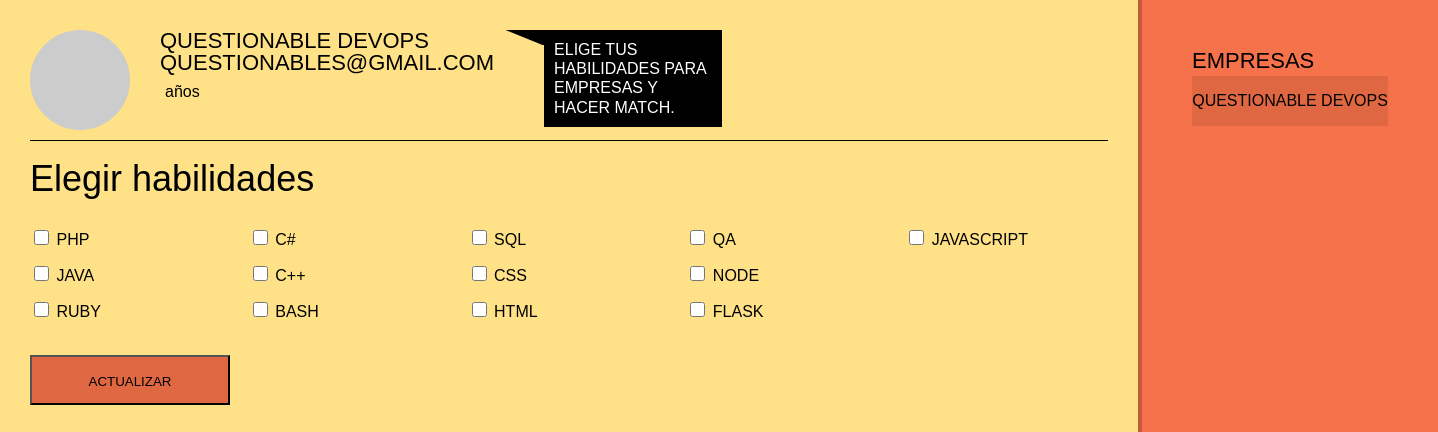
Before: /user/dashboard (signed in) with the older database file.
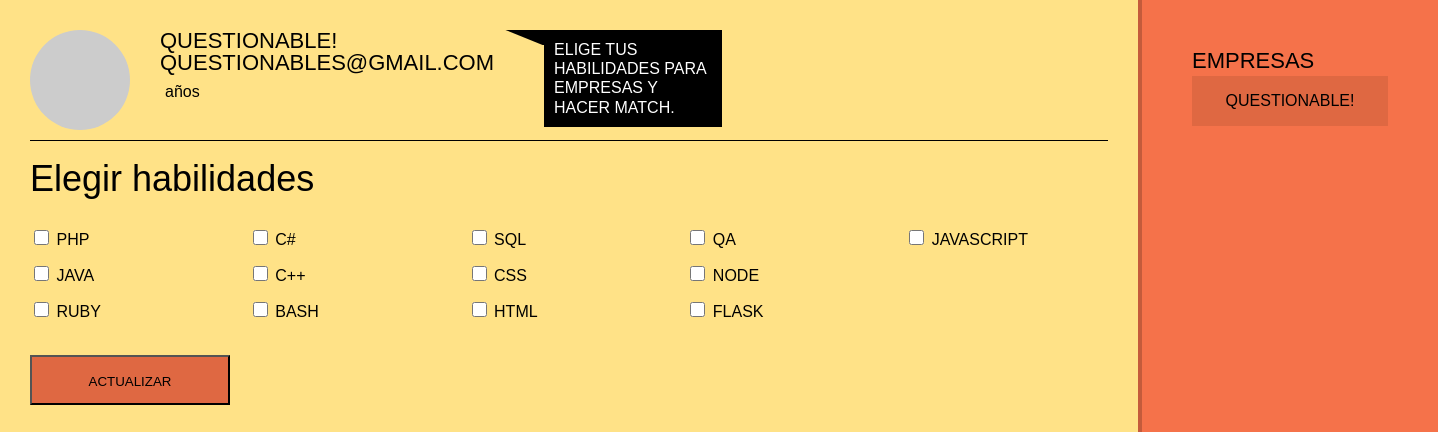
After: the same page with the newer database file.
### app/models/user.py (models this page shows, shortened)
class User(db.Model, UserMixin):
    __tablename__ = "users"
    id = db.Column(db.Integer, primary_key=True)
    name = db.Column(db.Unicode(255))
    email = db.Column(db.Unicode(255), unique=True)
    password = db.Column(db.Unicode(255))
    active = db.Column(db.Boolean())
    confirmed_at = db.Column(db.DateTime())
    roles = db.relationship('Role', secondary=roles_users,
        backref=db.backref('users', lazy='dynamic'))
    skills = db.relationship("Skill",
        secondary=user_skills,
        backref=db.backref("users", lazy='dynamic'))
    @property
    def _user_skills_as_set(self):
        return set([skill.id for skill in self.skills])

### app/models/skill.py (models this page shows, shortened)
class Skill(db.Model):
    __tablename__ = "skills"
    id = db.Column(db.Integer, primary_key=True)
    name = db.Column(db.Unicode(50), unique=True)
    description = db.Column(db.UnicodeText)
    logo = db.Column(db.Unicode(255))

### app/blueprints/dashboard/views.py (the view, shortened to what this page needs)
@dashboard.route("/dashboard", methods=["GET", "POST"])
@login_required
def main():
    user = db.session.query(User).get(current_user.id)
    skills = db.session.query(Skill).all()
    skills_form = SkillsForm()
    skills_form.skills.choices = [
        (skill.id, skill.name.capitalize()) for skill in skills]
    if request.method == "GET":
        companies = matching_companies(user)
        return render_template(
            "dashboard/index.html",
            user=user,
            skills_form=skills_form,
            companies=companies
        )

### app/blueprints/dashboard/forms.py
class SkillsForm(Form):
	skills = MultiCheckboxField(
		"Categorias",
		coerce=int
	)

### app/templates/dashboard/index.html (shortened to what this page needs)
<!DOCTYPE html>
<html lang="en">
<head>
</head>
<!DOCTYPE html>
<html lang="en">
<head>
  <link rel="stylesheet" href="{{url_for("static" ,filename="dist/css/app.css")}}"">
</head>
<body>
	<div class="dashboard">
		<div class="dashboard__main">
			<div class="profile">
				<div class="profile__header">
					<span class="user-avatar user-avatar--small"><img src="http://lorempixel.com/200/200/cats?123" alt=""></span>
					<div class="profile__header__text">
						<h1 class="title--alpha">{{user.name}} <br>{{user.email}}
							<div class="tooltip">
								<span>Elige tus habilidades para empresas y hacer <span>match</span>. </span>
							</div>
						</h1>
						<p>{{user.age}} años</p>
					</div>
				</div>
				<div class="profile__main">
					<h2 class="title--gamma">Elegir habilidades</h2>
					<ul class="skills-list">
						<form action="{{url_for("dashboard.main")}}" method="POST">
						{% for skill in skills_form.skills %}
						<li class="skills-list__item">
							{{skill}}
							{{skill.label}}
						</li>
						{% endfor %}
					</ul>
					<input type="submit" value="actualizar"  class="cta cta--alpha cta--dib">
				</div>
			</div>
		</div>
		<div class="dashboard__aside">
			<h4 class="title--alpha">Empresas</h4>
			<ul class="companies-list">
				{% if companies %}
					{% for company in companies %}
					<li class="companies-list__item"><a href="mailto:{{company.email}}" class="cta cta--alpha">{{company["model"].name}}</a></li>
					{% endfor %}
				{% else %}
					<h3>No hay empresas que requieran tus habilidades,
					por que no pracitcas un poco en <a style="color: #ffe287; cursor: pointer;" href="https://codecademy.com">Codecademy</a></h3>
				{% endif %}
			</ul>
		</div>
	</div>
</body>
</html>

Changed rows visible on the page:
changed User "QUESTIONABLES@GMAIL.COM": name "QUESTIONABLE DEVOPS" → "QUESTIONABLE!"
Other visible differences:
new list line: "QUESTIONABLE!"
list line gone: "QUESTIONABLE DEVOPS"
